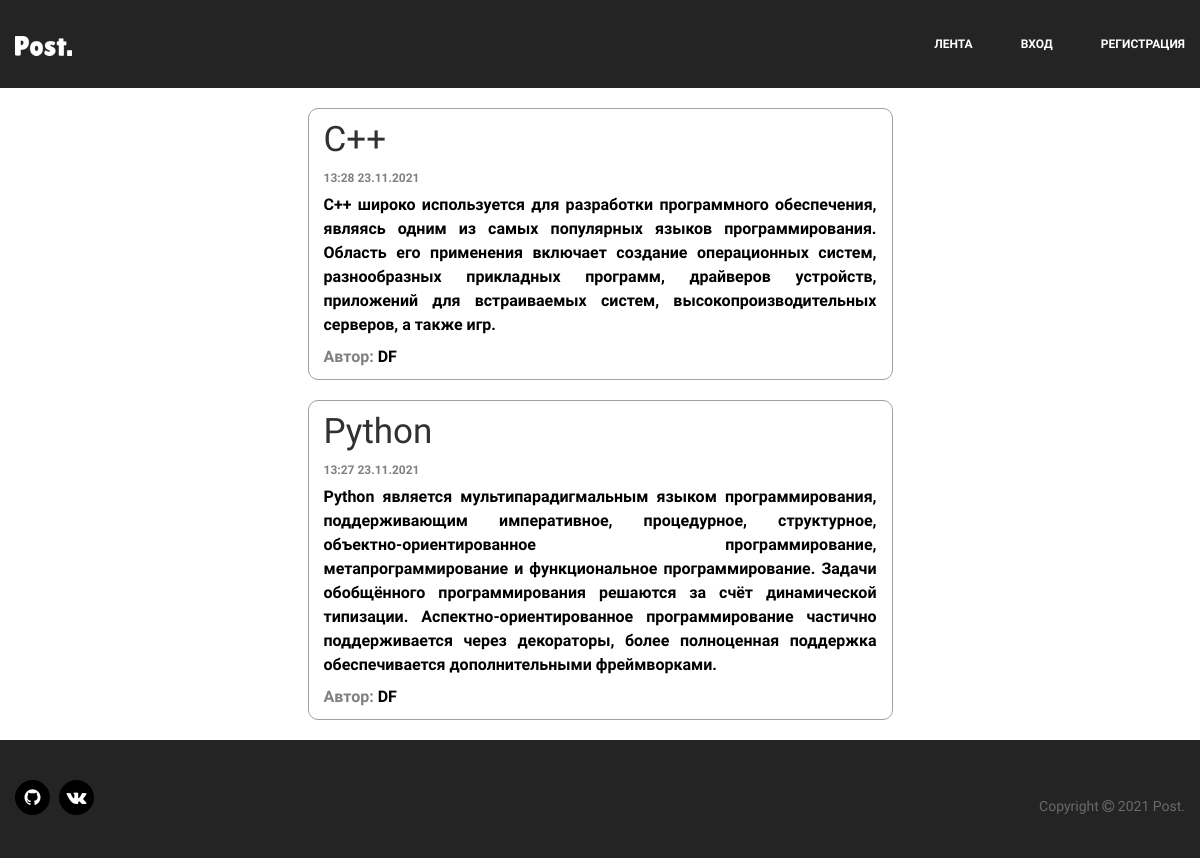
The page /posts on the database its author committed.
### data/users.py (models this page shows, shortened)
class User(SqlAlchemyBase, UserMixin):
    __tablename__ = 'users'
    id = sqlalchemy.Column(sqlalchemy.Integer,
                           primary_key=True, autoincrement=True)
    name = sqlalchemy.Column(sqlalchemy.String, nullable=True)
    about = sqlalchemy.Column(sqlalchemy.String, nullable=True)
    email = sqlalchemy.Column(sqlalchemy.String,
                              index=True, unique=True, nullable=True)
    hashed_password = sqlalchemy.Column(sqlalchemy.String, nullable=True)
    created_date = sqlalchemy.Column(sqlalchemy.DateTime,
                                     default=datetime.datetime.now)
    news = orm.relation("News", back_populates='user')

### data/news.py (models this page shows)
class News(SqlAlchemyBase):
    __tablename__ = 'news'
    id = sqlalchemy.Column(sqlalchemy.Integer,
                           primary_key=True, autoincrement=True)
    title = sqlalchemy.Column(sqlalchemy.String, nullable=True)
    content = sqlalchemy.Column(sqlalchemy.String, nullable=True)
    created_date = sqlalchemy.Column(sqlalchemy.DateTime,
                                     default=datetime.datetime.now)
    is_private = sqlalchemy.Column(sqlalchemy.Boolean, default=True)
    user_id = sqlalchemy.Column(sqlalchemy.Integer,
                                sqlalchemy.ForeignKey("users.id"))
    user = orm.relation('User')

### main.py (the view)
@app.route("/posts")
def posts():
    session = db_session.create_session()
    news = session.query(News)
    s = []
    for i in news:
        x = [i.title, i.content, i.user.name, i.user]
        a = str(i.created_date).split()
        c = a[0].split('-')
        b = ':'.join(a[1].split(":")[:2]) + ' ' + "{}.{}.{}".format(c[2], c[1], c[0])
        x.append(b)
        x.append(i.is_private)
        x.append(i.id)
        s.append(x)
    sp = list(reversed(s))
    return render_template("posts.html", news=sp, title='Лента')

### data/db_session.py (called while the page is built)
def create_session() -> Session:
    global __factory
    return __factory()

### templates/posts.html (shortened to what this page needs)
{% extends "base.html" %}
{% block content %}
{% for item in news%}
<div class="post col-md-6 col-sm-12 col-xs-12 offset-md-3 mb-20">
    <div class="row">
        <div class="col-md-8 col-sm-8 col-8">
            <h2>{{item[0]}}</h2>
        </div>
        <div class="col-md-4 col-sm-4 col-4 text-right">
        </div>
    </div>
    <div class="data">
        {{item[4]}}
    </div>
    {% if item[5] %}
    <div class="text-main pb-10">
        {{item[1]}}
    </div>
    {% else %}
    <div class="text-main pb-2">
        {{item[1]}}
    </div>
    <div class="pb-10">
        <font color="#808080">Автор: </font>{{item[2]}}
    </div>
    {% endif %}
</div>
{% endfor %}
{% endblock %}

### templates/base.html (shortened to what this page needs)
<!doctype html>
<html lang="ru">
<head>
    <link rel="stylesheet" type="text/css" href="/static/css/default.css">
    <link rel="stylesheet" type="text/css" href="/static/css/bootstrap.min.css">
    <link rel="stylesheet" type="text/css" href="/static/css/owl.carousel.min.css">
    <link rel="stylesheet" type="text/css" href="/static/css/animate.min.css">
    <link rel="stylesheet" type="text/css" href="/static/css/magnific-popup.css">
    <link rel="stylesheet" type="text/css" href="/static/css/font-awesome.css">
    <link rel="stylesheet" type="text/css" href="/static/css/font-awesome.min.css">
    <link rel="stylesheet" type="text/css" href="/static/css/meanmenu.css">
    <link rel="stylesheet" type="text/css" href="/static/css/themify-icons.css">
    <link rel="stylesheet" type="text/css" href="/static/css/slick.css">
    <link rel="stylesheet" type="text/css" href="/static/css/style.css">
    <link rel="stylesheet" type="text/css" href="/static/css/responsive.css">
</head>
<body>
<header>
    <div class="header-top-area mb-20">
        <div class="container">
            <div class="row">
                <div class="col-xl-3 col-lg-3">
                    <div class="logo">
                        <a href="/"><img src="/static/img/логотип.png" alt=""/></a>
                    </div>
                </div>
                <div class="col-xl-9 col-lg-9">
                    <div class="main-menu text-right">
                        <nav id="mobile-menu">
                            <ul>
                                {% if current_user.is_authenticated %}
                                <li><a href="/posts">лента</a></li>
                                <li><a href="/news">добавить пост</a></li>
                                <li><a href="#">{{ current_user.name }}</a>
                                    <ul class="sub-menu text-left">
                                        <li><a href="#">профиль</a></li>
                                        <li><a href="/logout">выход</a></li>
                                    </ul>
                                </li>
                                {% else %}
                                <li><a href="/posts">лента</a></li>
                                <li><a href="/login">вход</a></li>
                                <li><a href="/register">регистрация</a></li>
                                {% endif %}
                            </ul>
                        </nav>
                    </div>
                </div>
            </div>
        </div>
    </div>
</header>
<main role="main" class="container">
    {% block content %}{% endblock %}
</main>
<footer>
    <div class="footer-area pt-40 pb-20">
        <div class="container">
            <div class="row">
                <div class="col-xl-5 col-lg-5 col-md-5 mb-20">
                    <div class="footer-icon">
                        <a href="https://github.com/DoobleFreeze"><i class="fa fa-github fa-lg"></i></a>
                        <a href="https://vk.com/df_nik"><i class="fa fa-vk fa-lg"></i></a>
                    </div>
                </div>
                <div class="col-xl-7 col-lg-7 col-md-7 mb-20">
                    <div class="copyright text-md-right">
                        <p>Copyright <i class="fa fa-copyright"></i> 2021 Post.</p>
                    </div>
                </div>
            </div>
        </div>
    </div>
</footer>
</body>
</html>

### static/css/default.css (style rules this page uses)
.mb-20 { margin-bottom: 20px; }
.pt-40 { padding-top: 40px; }
.pb-10 { padding-bottom: 10px; }
.pb-20 { padding-bottom: 20px; }

### static/css/style.css (style rules this page uses)
body { font-family: 'Microsoft YaHei', sans-serif; font-weight: bolder; font-style: normal; }
a, .button { -webkit-transition: all 0.3s ease-out 0s; -moz-transition: all 0.3s ease-out 0s; -ms-transition: all 0.3s ease-out 0s; -o-transition: all 0.3s ease-out 0s; transition: all 0.3s ease-out 0s; }
a, button { color: #1696e7; outline: medium none; }
h1, h2, h3, h4, h5, h6 { font-family: 'Microsoft YaHei', sans-serif; font-weight: normal; color: #313131; margin-top: 0px; font-style: normal; font-weight: 400; text-transform: none; }
h2 { font-size: 35px; }
ul { margin: 0px; padding: 0px; }
li { list-style: none }
p { font-size: 14px; font-weight: normal; line-height: 24px; color: #6a6a6a; margin-bottom: 15px; }
*::placeholder { color: #555555; font-size: 14px; opacity: 1; }
.post { background-color: #fff; border: 1px solid #a0a0a0; color: #000000; border-radius: 10px; }
.post h2 { padding-top: 10px; }
.data { font-size: 9pt; padding-bottom: 6px; color: #808080; }
.text-main { text-align: justify; }
.header-top-area { background-color: #242424; }
.logo { margin-top: 33px; }
.main-menu ul li { display: inline-block; position: relative; }
.main-menu ul li > a { color: #ffffff; display: block; font-size: 12px; font-weigt: 500; padding: 35px 22px; text-transform: uppercase; transition: all 0.3s ease 0s; }
.main-menu ul li:last-child a { padding-right: 0 }
.main-menu ul li:first-child a { padding-left: 0 }
html, body { height: 100%; }
.footer-area { background-color: #242424; }
.footer-icon a { background: #000000; display: inline-block; border: 1px solid #000; color: #FFFFFF; height: 35px; width: 35px; border-radius: 50%; text-align: center; line-height: 32px; font-size: 14px; margin-right: 5px; transition: .3s; }
.footer-icon a:last-child { margin-right: 0; }
.copyright { margin-top: 14px; }
.copyright p { margin-bottom: 0; }
.copyright p i { color: #6a6a6a; }

### rows shown on the page
User: title "С++", item "13:28 23.11.2021", content "C++ широко используется для разработки программного обеспечения, являясь одним из самых популярных языков программирования. Область его применения включает создание операционных систем, разнообразных прикладных программ, драйверов устройств, приложений для встраиваемых систем, высокопроизводительных серверов, а также игр.", name "DF", title "Python", item "13:27 23.11.2021", content "Python является мультипарадигмальным языком программирования, поддерживающим императивное, процедурное, структурное, объектно-ориентированное программирование, метапрограммирование и функциональное программирование. Задачи обобщённого программирования решаются за счёт динамической типизации. Аспектно-ориентированное программирование частично поддерживается через декораторы, более полноценная поддержка обеспечивается дополнительными фреймворками."
